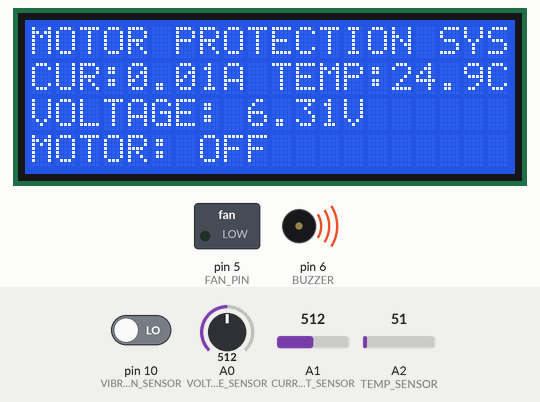
Simulated run of this sketch. Board: Arduino Uno, built with avr-gcc and run on an emulated ATmega328P. Parts: 20×4 character LCD, switched loads named in the sketch (green lamp = pin HIGH), buzzer (waves = sounding, pin HIGH). The test bench sets the inputs (shaded band); at power-on: A0 (VOLTAGE_SENSOR) = 512, A1 (CURRENT_SENSOR) = 512, A2 (TEMP_SENSOR) = 51, pin 10 (VIBRATION_SENSOR) LOW. The modem accepts every AT command (registered, SIM ready, sends succeed) and sends nothing else; pins used as bus, display or sensor lines are not drawn.

Above: at 1.2 s.
1.3 s: A0 (VOLTAGE_SENSOR) set to 713
At 4.9 s:
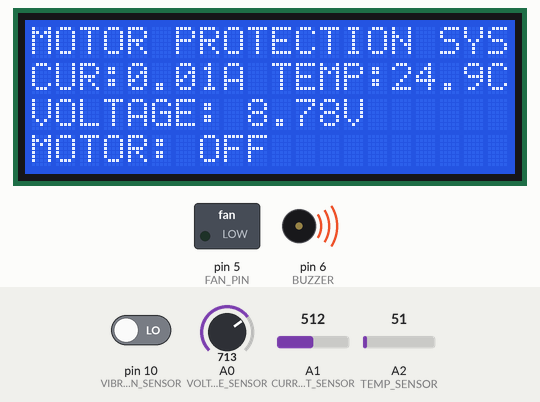
5.9 s: A0 (VOLTAGE_SENSOR) set to 749
At 9.7 s:
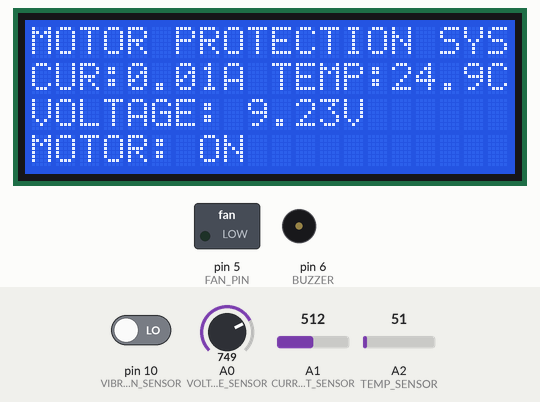
10.5 s: A1 (CURRENT_SENSOR) set to 142
At 11.5 s:
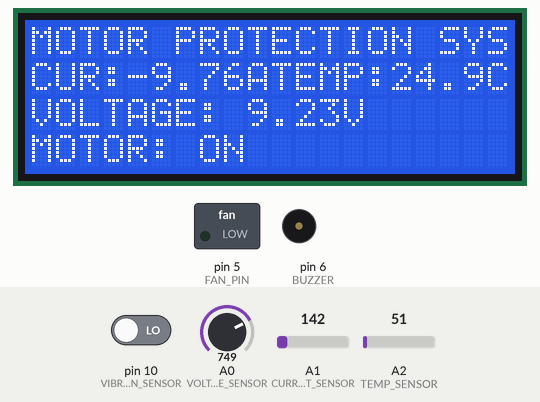
15.1 s: A1 (CURRENT_SENSOR) set to 123
At 17.2 s:
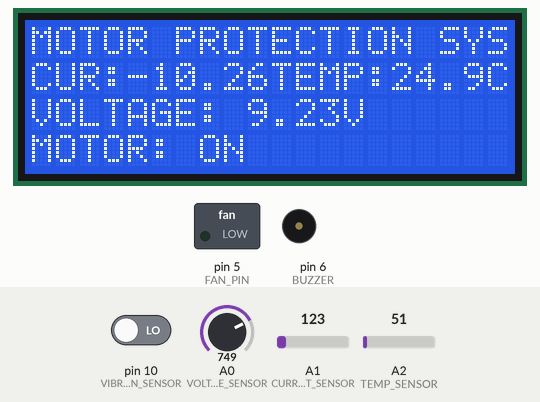
19.7 s: A2 (TEMP_SENSOR) set to 117
At 20.9 s:
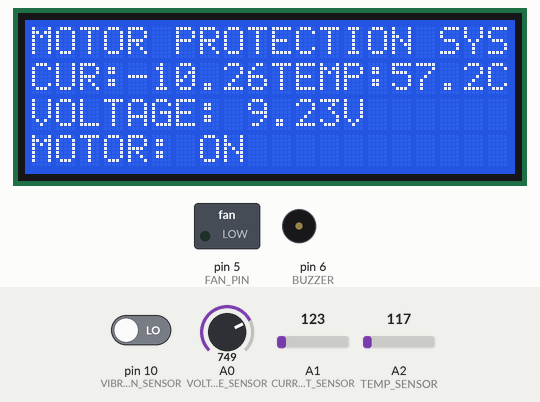
24.3 s: A2 (TEMP_SENSOR) set to 132
At 29.4 s:
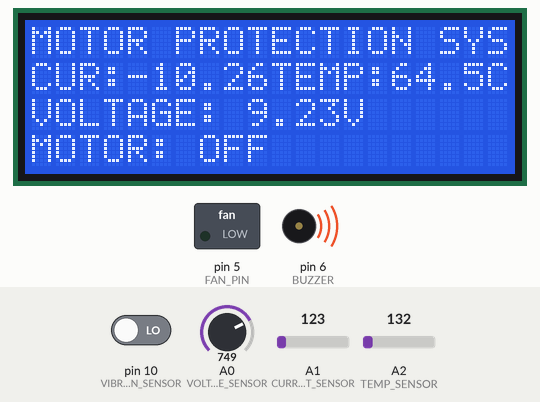
Timing chart, 0 to 30.6 s (numbered marks = the images above; inputs shaded):
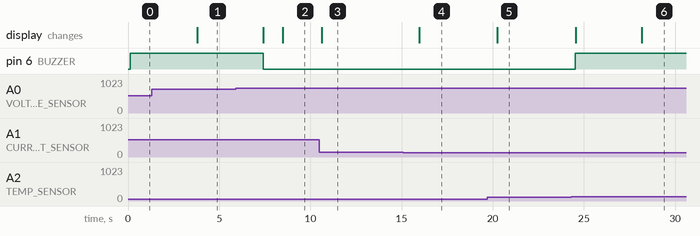

The sketch:

AUTOMATIC_MOTOR_PROTECTION_2.ino
```cpp
#include <Wire.h>
#include <LiquidCrystal_I2C.h>
#include <SoftwareSerial.h>

#define VOLTAGE_SENSOR A0
#define CURRENT_SENSOR A1
#define TEMP_SENSOR A2
#define VIBRATION_SENSOR 10
#define RELAY_PIN 7
#define BUZZER 6
#define FAN_PIN 5  // Fan control
#define GSM_TX 8
#define GSM_RX 9

LiquidCrystal_I2C lcd(0x27, 20, 4);
SoftwareSerial gsm(GSM_TX, GSM_RX);

// Battery parameters
float batteryVoltage, batteryCurrent, temperature, SOC, SOH;
float Vmax = 12.6;
float Vmin = 9.6;
float nominalCapacity = 10.0;

// ACS712 Current Sensor calibration
float Vref = 2.5;
float sensitivity = 0.185;

void setup() {
    Serial.begin(9600);
    gsm.begin(9600);
    lcd.init();
    lcd.backlight();
    pinMode(RELAY_PIN, OUTPUT);
    pinMode(BUZZER, OUTPUT);
    pinMode(FAN_PIN, OUTPUT);
    pinMode(VIBRATION_SENSOR, INPUT);
}

void sendSMS(String message) {
    gsm.println("AT+CMGF=1");
    delay(500);
    gsm.println("AT+CMGS=\"+254783138126\""); // Replace with user number
    delay(500);
    gsm.print(message);
    delay(500);
    gsm.write(26);
    delay(1000);
}

void loop() {
    batteryVoltage = analogRead(VOLTAGE_SENSOR) * (5.0 / 1023.0) * (12.6 / 5.0);
    int currentRaw = analogRead(CURRENT_SENSOR);
    float voltageAtSensor = currentRaw * (5.0 / 1023.0);
    batteryCurrent = (voltageAtSensor - Vref) / sensitivity;
    temperature = (analogRead(TEMP_SENSOR) * (5.0 / 1023.0)) * 100.0;
    SOC = ((batteryVoltage - Vmin) / (Vmax - Vmin)) * 100.0;
    SOC = constrain(SOC, 0, 100);
    SOH = (8.0 / nominalCapacity) * 100.0;

    lcd.clear();
    lcd.setCursor(0, 0);
    lcd.print("MOTOR PROTECTION SYS");
    lcd.setCursor(0, 1);
    lcd.print("CUR:");
    lcd.setCursor(4, 1);
    lcd.print(batteryCurrent, 2);
    lcd.print("A");
    lcd.setCursor(10, 1);
    lcd.print("TEMP:");
    lcd.setCursor(15, 1);
    lcd.print(temperature, 1);
    lcd.print("C");
    lcd.setCursor(0, 2);
    lcd.print("VOLTAGE:");
    lcd.setCursor(9, 2);
    lcd.print(batteryVoltage, 2);
    lcd.print("V");
    lcd.setCursor(0, 3);
    lcd.print("MOTOR:");
    lcd.setCursor(7, 3);
    lcd.print(digitalRead(RELAY_PIN) ? "ON " : "OFF");

    if (temperature > 60) {
        digitalWrite(RELAY_PIN, LOW);
        digitalWrite(BUZZER, HIGH);
        sendSMS("ALERT: High Temp! Motor Stopped.");
    } else {
        digitalWrite(RELAY_PIN, HIGH);
        digitalWrite(BUZZER, LOW);
    }

    if (batteryVoltage < 9.0) {
        digitalWrite(RELAY_PIN, LOW);
         digitalWrite(BUZZER, HIGH);
        sendSMS("ALERT: Low Voltage! Motor Stopped.");
    }

    if (digitalRead(VIBRATION_SENSOR) == HIGH) {
        digitalWrite(RELAY_PIN, LOW);
         digitalWrite(BUZZER, HIGH);
        sendSMS("ALERT: Vibration Detected! Motor Stopped.");
    }

    delay(1000);
}
```

Measured:
- the behaviour switches between 730 and 731 on A0 (VOLTAGE_SENSOR) (found by bisection; images 1 and 2)
- the behaviour switches between 134 and 133 on A1 (CURRENT_SENSOR) (found by bisection; images 3 and 4)
- the behaviour switches between 122 and 123 on A2 (TEMP_SENSOR) (found by bisection; images 5 and 6)
- after the input at 1.3 s, the display: changes after 2.5 s (image 1)
- after the input at 5.9 s, pin 6 (BUZZER): HIGH → LOW after 1.5 s; the display: first changes after 1.5 s (image 2 shows a later state)
- after the input at 10.5 s, the display: changes after 0.12 s (image 3)
- after the input at 15.1 s, the display: changes after 0.87 s (image 4)
- after the input at 19.7 s, the display: changes after 0.55 s (image 5)
- after the input at 24.3 s, pin 6 (BUZZER): LOW → HIGH after 0.23 s; the display: first changes after 0.24 s (image 6 shows a later state)
